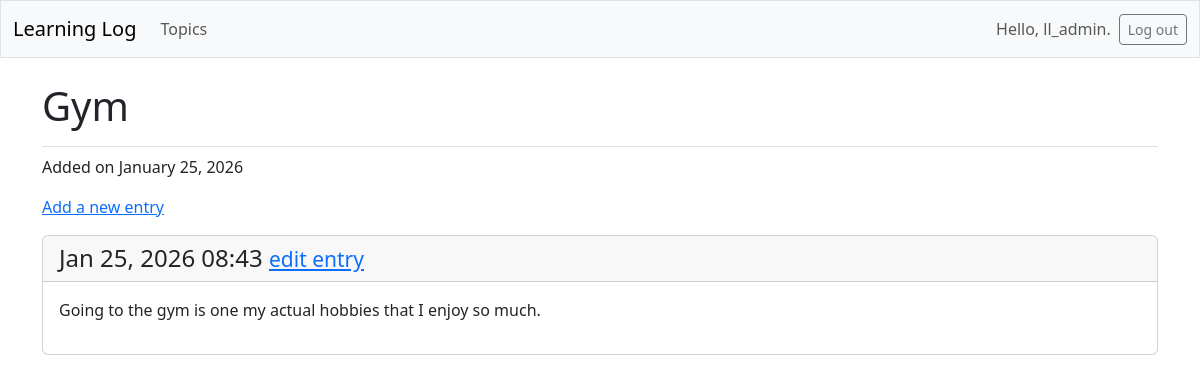
Screenshot of /topics/3/ (signed in) with the database file from the repository.
### learning_logs/models.py (models this page shows, shortened)
class Topic(models.Model):
    text = models.CharField(max_length=200)
    date_added = models.DateTimeField(auto_now_add=True)
    owner = models.ForeignKey(User, on_delete=models.CASCADE)

class Entry(models.Model):
    topic = models.ForeignKey(Topic, on_delete=models.CASCADE)
    text = models.TextField()
    date_added = models.DateTimeField(auto_now_add=True)
    class Meta:
        verbose_name_plural = 'entries'

### learning_logs/views.py (the view)
# urls.py: path('topics/<int:topic_id>/', views.topic, name='topic'),
@login_required
def topic(request, topic_id):
    topic = Topic.objects.get(id=topic_id)
    if topic.owner != request.user:
        raise Http404
    entries = topic.entry_set.order_by('-date_added')
    context = {'topic': topic, 'entries': entries}
    return render(request, 'learning_logs/topic.html', context)

### learning_logs/templates/learning_logs/topic.html
{% extends "learning_logs/base.html" %}
{% block page_header %}
  <h1>{{ topic.text }}</h1>
{% endblock page_header %}
{% block content %}
  <div class="topic">
    <p>Added on {{ topic.date_added|date:"F j, Y" }}</p>
  </div>
  <div class="entries">
    <p>
        <a href="{% url 'learning_logs:new_entry' topic.id %}">Add a new entry</a>
    </p>
    {% for entry in entries %}
      <div class="card mb-3">
        <h4 class="card-header">
          {{ entry.date_added|date:'M d, Y H:i' }}
           <small><a href="{% url 'learning_logs:edit_entry' entry.id %}">
             edit entry</a></small>
        </h4>
        <div class="card-body">{{ entry.text|linebreaks }}</div>
      </div>
    {% empty %}
      <p>There are no entries for this topic yet.</p>
    {% endfor %}
  </div>
{% endblock content %}

### learning_logs/templates/learning_logs/base.html (shortened to what this page needs)
<!DOCTYPE html>
<html lang="en">
<head>
    {% load django_bootstrap5 %}
    {% bootstrap_css %}
</head>
<body>
    <nav class="navbar navbar-expand-md navbar-light bg-light mb-4 border">
        <div class="container-fluid">
            <a class="navbar-brand" href="{% url 'learning_logs:index' %}">
            Learning Log</a>
            <div class="collapse navbar-collapse" id="navbarCollapse">
                <ul class="navbar-nav me-auto mb-2 mb-md-0">
                    <li class="nav-item">
                        <a class="nav-link" href="{% url 'learning_logs:topics' %}">
                        Topics</a>
                    </li>
                </ul>
                <ul class="navbar-nav ms-auto mb-2 mb-md-0">
                    {% if user.is_authenticated %}
                        <li class="nav-item">
                            <span class="navbar-text me-2">Hello, {{ user.username }}.
                                </span></li>
                    {% endif %}
                </ul>
                {% if user.is_authenticated %}
                    <form action="{% url 'accounts:logout' %}" method="post">
                        <button name="submit" class="btn btn-outline-secondary btn-sm">
                            Log out</button>
                    </form>
                {% endif %}
            </div>
        </div>
    </nav>
    <main class="container">
        <div class="pb-2 mb-2 border-bottom">
            {% block page_header %}{% endblock page_header %}
        </div>
        <div>
            {% block content %}{% endblock content %}
        </div>
    </main>
</body>
</html>

### rows the page displays
Topic: text "Gym", date_added "January 25, 2026"
Entry: date_added "Jan 25, 2026 08:43", text "Going to the gym is one my actual hobbies that I enjoy so much."

### other values shown
{{ user.username }} "ll_admin"
